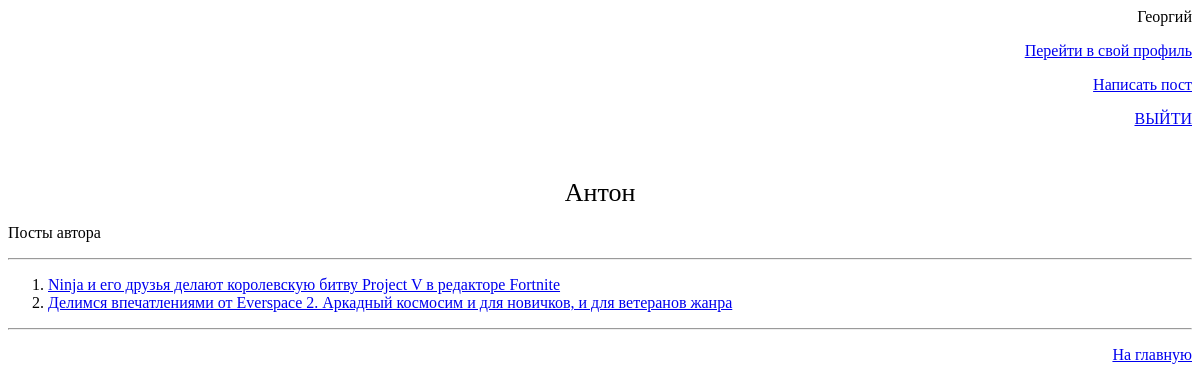
Before: /user/admin (signed in) with the older database file.
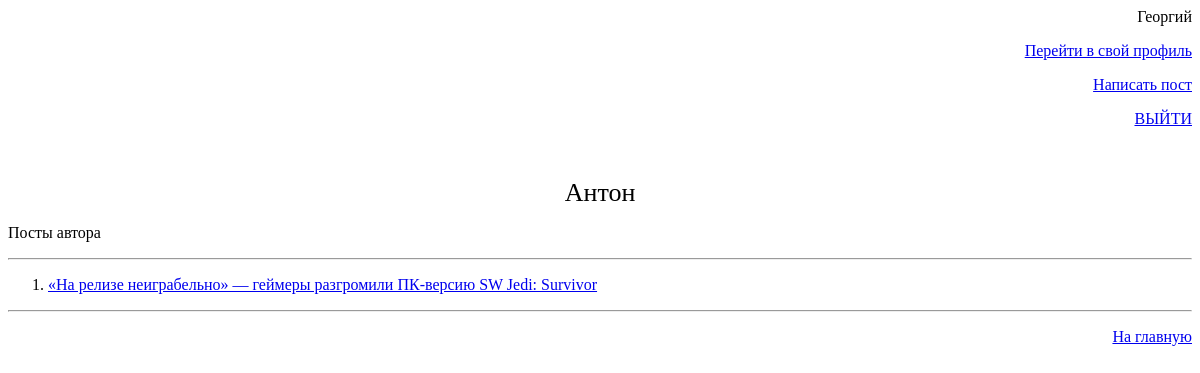
After: the same page with the newer database file.
### tables this page shows
CREATE TABLE posts (id INTEGER PRIMARY KEY AUTOINCREMENT UNIQUE NOT NULL, title NOT NULL, text NOT NULL, author REFERENCES user_info (id) NOT NULL, post_link NOT NULL);

### server.py (the view)
@app.route('/user/<username>')
def profile(username):
    if "acc" in session and session['acc'] != "-1":
        con = sqlite3.connect(path.join(ROOT, "web_db.db"))
        cur = con.cursor()
        u_id = cur.execute(f'select id, name from user_info where link_to_user = "{username}"').fetchall()[0]
        if u_id[0]:
            posts = cur.execute(f'''select * from posts where author = {u_id[0]}''').fetchall()
            if "acc" in session and session['acc'] != "-1":
                name = session["name"]
                link = session["link"]
                ul = []
                for i in range(len(posts)):
                    ul.append({})
                    ul[i]['name'] = posts[i][1]
                    ul[i]['link'] = posts[i][4]
                    ul[i]['l'] = (150 - len(posts[i][1])) * '_'
                if (session['acc'] == str(u_id[0])):
                    return render_template('self_profile.html', name=name, link=link, post_list=ul, author_name=u_id[1])
                else:
                    return render_template('profile.html', name=name, link=link, post_list=ul, author_name=u_id[1])
            else:
                return '<a href = "/log">Войдите в аккаунт</a>'
        else:
            return "404 error"
    else:
        return '''<a href = "/log">Войдите в аккаунт<br></a>
    <a href = "/reg">Зарегистрироваться</a>'''

### templates/profile.html
<p style="text-align:right">{{ name }}</p>
<p style="text-align:right"><a href = "/user/{{ link }}">Перейти в свой профиль</a></p>
<p style="text-align:right"><a href = "/new_post">Написать пост</a></p>
<p style="text-align:right"><a href = "/exit">ВЫЙТИ</a></p>
<p style="text-align:right">&nbsp;</p>
<p style="text-align:center"><span style="font-size:26px">{{ author_name }}</span></p>
<p>Посты автора</p>
<hr />
<ol>
	{% for item in post_list %}
	<li><a href = "/post/{{item.link}}">{{item.name}}</a></li>
	{% endfor %}
</ol>
<hr />
<p style="text-align:right"><a href = "/main">На главную</a></p>

Changed rows visible on the page:
removed posts: name "Ninja и его друзья делают королевскую битву Project V в редакторе Fortnite"
removed posts: name "Делимся впечатлениями от Everspace 2. Аркадный космосим и для новичков, и для ветеранов жанра"
added posts: name "«На релизе неиграбельно» — геймеры разгромили ПК-версию SW Jedi: Survivor"
